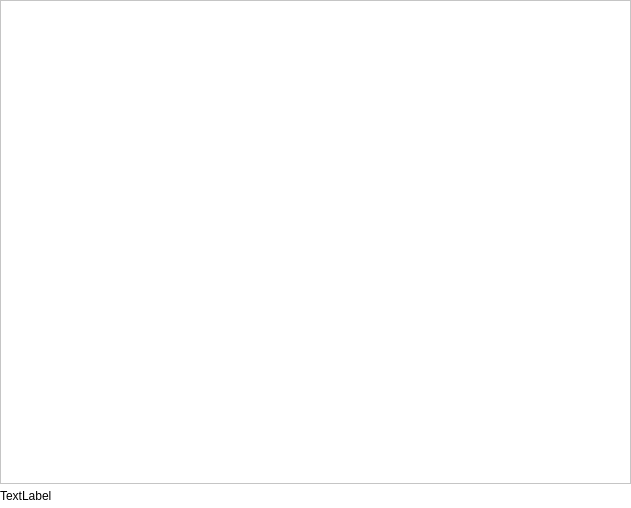
<?xml version="1.0" encoding="UTF-8"?>
<ui version="4.0">
 <class>FileTableWidgetClass</class>
 <widget class="QWidget" name="FileTableWidgetClass">
  <property name="geometry">
   <rect>
    <x>0</x>
    <y>0</y>
    <width>631</width>
    <height>508</height>
   </rect>
  </property>
  <property name="minimumSize">
   <size>
    <width>0</width>
    <height>290</height>
   </size>
  </property>
  <property name="maximumSize">
   <size>
    <width>16777215</width>
    <height>16777215</height>
   </size>
  </property>
  <property name="windowTitle">
   <string>Form</string>
  </property>
  <property name="styleSheet">
   <string notr="true">background:white;</string>
  </property>
  <layout class="QVBoxLayout" name="verticalLayout" stretch="493,24">
   <property name="spacing">
    <number>0</number>
   </property>
   <property name="margin">
    <number>0</number>
   </property>
   <item>
    <widget class="QTableWidget" name="insideTableWidget_"/>
   </item>
   <item>
    <widget class="QLabel" name="informationLabel_">
     <property name="text">
      <string>TextLabel</string>
     </property>
    </widget>
   </item>
  </layout>
 </widget>
 <resources/>
 <connections/>
</ui>
